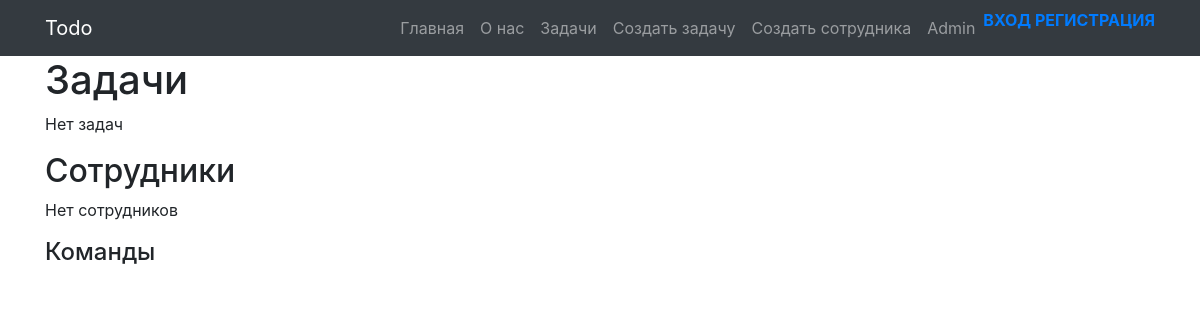
Page /tasks on the earlier database version.
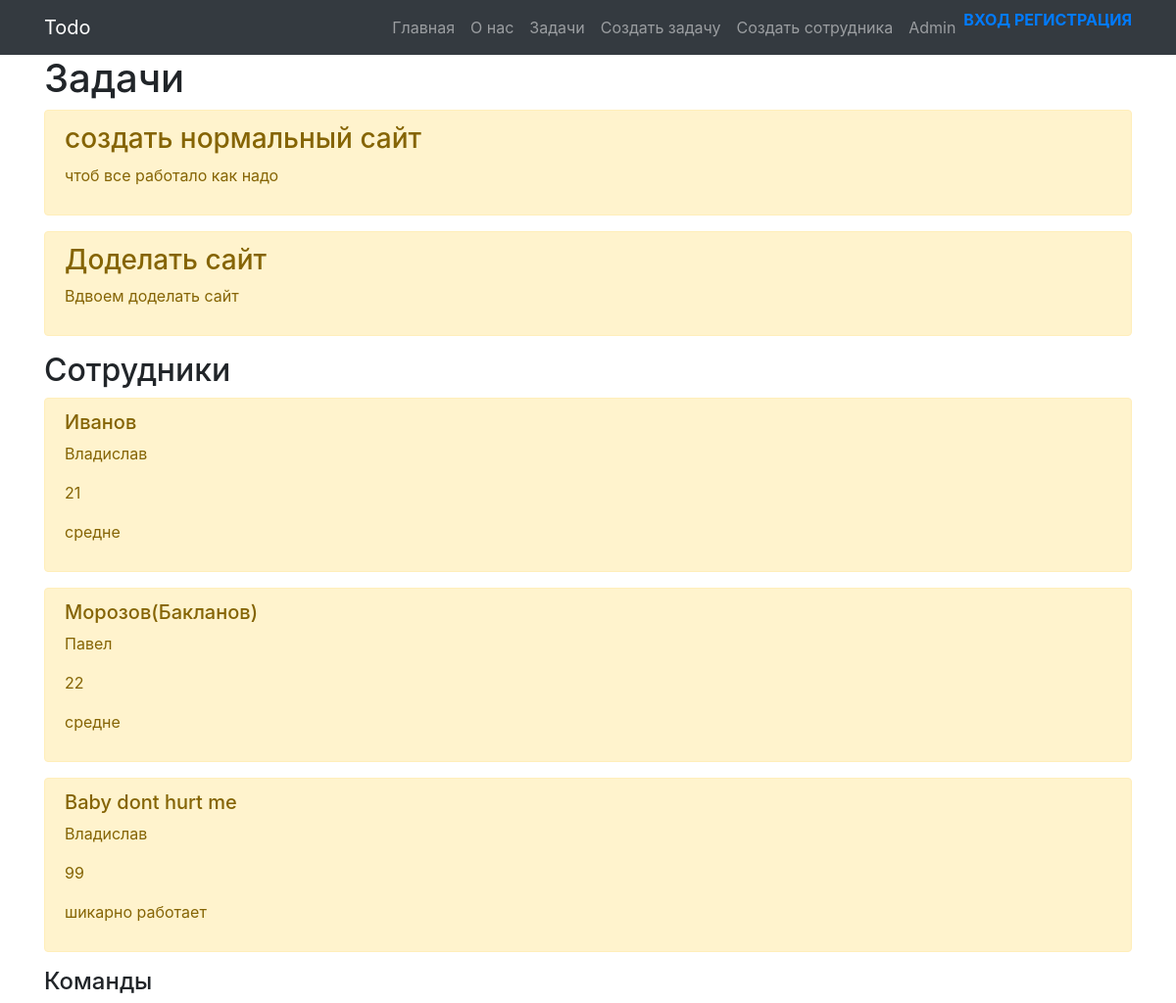
Same page on the later database version.
### main/models.py (models this page shows, shortened)
class Task(models.Model):
    title = models.CharField('Название', max_length=20)
    time = models.CharField('Время выполнения', max_length=15)
    difficulty = models.CharField('Сложность', max_length=15)
    num_people = models.CharField('Количество людей', max_length=2)
    task = models.TextField('Описание')
    class Meta:
        verbose_name = 'Задача'
        verbose_name_plural = 'Задачи'

class Human(models.Model):
    Surname = models.CharField('Имя', max_length=20)
    Forename = models.CharField('Фамилия', max_length=20)
    age = models.CharField('Возраст', max_length=2)
    evulation_work = models.CharField('Качество работы', max_length=20)
    class Meta:
        verbose_name = 'Сотрудник'
        verbose_name_plural = 'Сотрудники'

### main/views.py (the view)
# urls.py: path('tasks', views.tasks, name='tasks'),
def tasks(request):
    tasks = Task.objects.all()
    humans = Human.objects.all()
    return render(request, 'main/tasks.html', {'title': 'Главная', 'tasks': tasks, 'humans': humans})

### main/templates/main/tasks.html (shortened to what this page needs)
{% extends 'main/base.html' %}
{% block content %}
  <div class="container">
    <h1>Задачи</h1>
    {% if tasks %}
    {% for el in tasks %}
    <div class="alert alert-warning mt-2">
      <h3>{{ el.title }}</h3>
      <p>{{ el.task }}</p>
    </div>
    {% endfor %}
    {% else %}
    <p>Нет задач</p>
    {% endif %}
    <h2>Сотрудники</h2>
    {% if humans %}
    {% for el in humans %}
    <div class="alert alert-warning mt-2">
      <h5>{{ el.Forename }}</h5>
      <p>{{ el.Surname }}</p>
      <p>{{ el.age }}</p>
      <p>{{ el.evulation_work }}</p>
    </div>
    {% endfor %}
    {% else %}
    <p>Нет сотрудников</p>
    {% endif %}
    <h4>Команды</h4>
  </div>
{% endblock %}

Differences in the rows shown:
added Task: title "создать нормальный сайт", task "чтоб все работало как надо"
added Task: title "Доделать сайт", task "Вдвоем доделать сайт"
added Human: Forename "Иванов", Surname "Владислав", age "21", evulation_work "средне"
added Human: Forename "Морозов(Бакланов)", Surname "Павел", age "22", evulation_work "средне"
added Human: Forename "Baby dont hurt me", Surname "Владислав", age "99", evulation_work "шикарно работает"
Other differences:
text no longer shown: "Нет задач Нет сотрудников"
